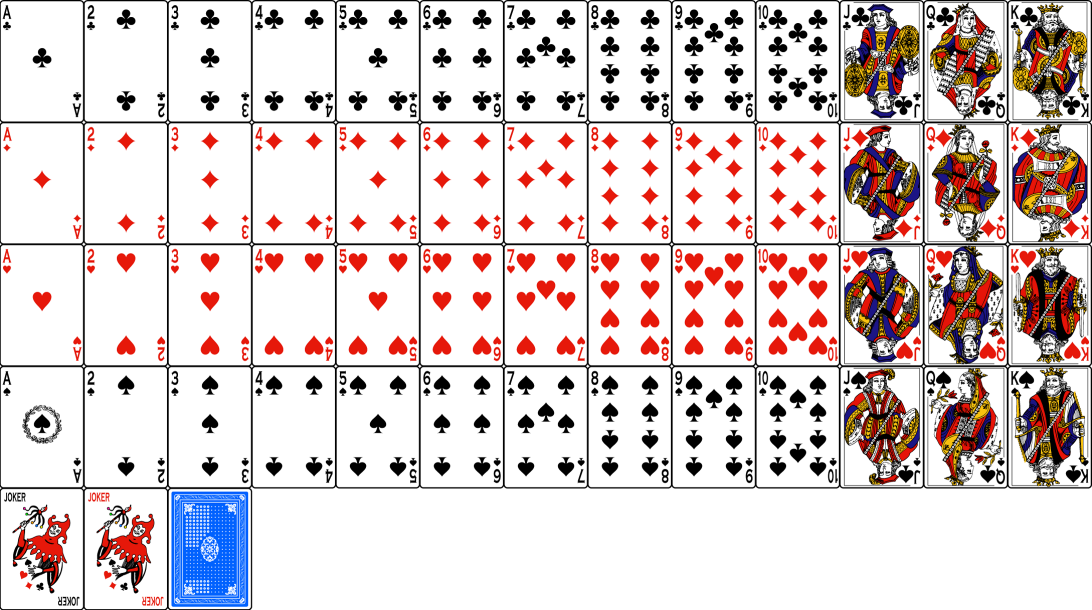
#> input picture images/standard_playing_cards3.png, 2184 x 1220 px, found by its file name (shown at 1/2 size)
$ python cards_crop.py
#> lines starting #> are read from the running program, lines starting #| are printed output that depends on the picture
import PIL
import PIL.Image

image = PIL.Image.open(r'C:\Users\rex87\Desktop\standard_playing_cards3.png')
#> image is the input picture: PIL image 2184x1220 RGBA; mean R, G, B, A 179.2, 168.1, 167.9, 215.8

suit_d = {
	0:"trefle",
	1:"carreau",
	2:"coeur",
	3:"pique",
	4:"joker",
}

rank_d = {
	0:"as",
	1:"2",
	2:"3",
	3:"4",
	4:"5",
	5:"6",
	6:"7",
	7:"8",
	8:"9",
	9:"10",
	10:"valet",
	11:"dame",
	12:"roi",
}

for i in range(13):
	for j in range(5):
		fout = r'images\{}_{}.png'.format(suit_d[j], rank_d[i])
		image.crop((168*i, 244*j, 168*(i+1), 244*(j+1))).save(fout)
		print(fout)
#> this loop made 13 passes
#> pass 1, `image.crop((168*i, 244*j, 168*(i+1), 244*(j+1))).save(fout)`:
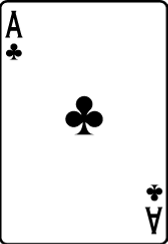
#> saved as trefle_as.png: PIL image 168x244 RGBA; mean R, G, B, A 236.9, 236.9, 236.9, 254.8; transparent parts drawn white
#> pass 1, `image.crop((168*i, 244*j, 168*(i+1), 244*(j+1))).save(fout)`:
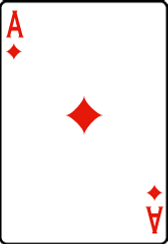
#> saved as carreau_as.png: PIL image 168x244 RGBA; mean R, G, B, A 244.8, 239.5, 239.2, 254.8; transparent parts drawn white
#> pass 1, `image.crop((168*i, 244*j, 168*(i+1), 244*(j+1))).save(fout)`:
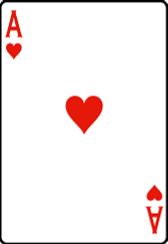
#> saved as coeur_as.png: PIL image 168x244 RGBA; mean R, G, B, A 244.6, 236.5, 235.9, 254.9; transparent parts drawn white
#> pass 1, `image.crop((168*i, 244*j, 168*(i+1), 244*(j+1))).save(fout)`:
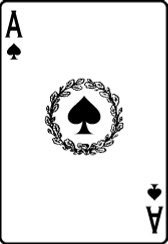
#> saved as pique_as.png: PIL image 168x244 RGBA; mean R, G, B, A 229.8, 229.8, 229.8, 254.8; transparent parts drawn white

# import IPython;IPython.embed(colors='Neutral')
